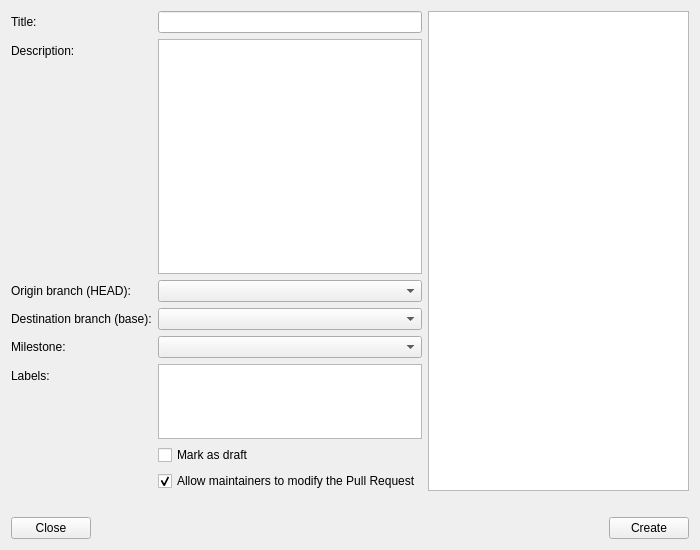
<?xml version="1.0" encoding="UTF-8"?>
<ui version="4.0">
 <class>CreatePullRequestDlg</class>
 <widget class="QFrame" name="CreatePullRequestDlg">
  <property name="geometry">
   <rect>
    <x>0</x>
    <y>0</y>
    <width>700</width>
    <height>550</height>
   </rect>
  </property>
  <property name="windowTitle">
   <string>Create Pull Request</string>
  </property>
  <layout class="QGridLayout" name="gridLayout">
   <item row="0" column="0">
    <layout class="QFormLayout" name="formLayout">
     <item row="0" column="0">
      <widget class="QLabel" name="label">
       <property name="text">
        <string>Title:</string>
       </property>
      </widget>
     </item>
     <item row="0" column="1">
      <widget class="QLineEdit" name="leTitle"/>
     </item>
     <item row="1" column="0">
      <widget class="QLabel" name="label_2">
       <property name="text">
        <string>Description:</string>
       </property>
      </widget>
     </item>
     <item row="1" column="1">
      <widget class="QTextEdit" name="teDescription"/>
     </item>
     <item row="2" column="0">
      <widget class="QLabel" name="label_3">
       <property name="text">
        <string>Origin branch (HEAD):</string>
       </property>
      </widget>
     </item>
     <item row="2" column="1">
      <widget class="QComboBox" name="cbOrigin"/>
     </item>
     <item row="3" column="0">
      <widget class="QLabel" name="label_4">
       <property name="text">
        <string>Destination branch (base):</string>
       </property>
      </widget>
     </item>
     <item row="3" column="1">
      <widget class="QComboBox" name="cbDestination"/>
     </item>
     <item row="4" column="0">
      <widget class="QLabel" name="label_6">
       <property name="text">
        <string>Milestone:</string>
       </property>
      </widget>
     </item>
     <item row="4" column="1">
      <widget class="QComboBox" name="cbMilesone"/>
     </item>
     <item row="5" column="0">
      <widget class="QLabel" name="label_7">
       <property name="text">
        <string>Labels:</string>
       </property>
      </widget>
     </item>
     <item row="5" column="1">
      <widget class="QListView" name="labelsListView">
       <property name="maximumSize">
        <size>
         <width>16777215</width>
         <height>75</height>
        </size>
       </property>
      </widget>
     </item>
     <item row="6" column="1">
      <widget class="CheckBox" name="chDraft">
       <property name="text">
        <string>Mark as draft</string>
       </property>
      </widget>
     </item>
     <item row="7" column="1">
      <widget class="CheckBox" name="chModify">
       <property name="text">
        <string>Allow maintainers to modify the Pull Request</string>
       </property>
       <property name="checked">
        <bool>true</bool>
       </property>
      </widget>
     </item>
    </layout>
   </item>
   <item row="2" column="0" colspan="2">
    <layout class="QHBoxLayout" name="horizontalLayout">
     <item>
      <widget class="QPushButton" name="pbClose">
       <property name="text">
        <string>Close</string>
       </property>
      </widget>
     </item>
     <item>
      <spacer name="horizontalSpacer">
       <property name="orientation">
        <enum>Qt::Horizontal</enum>
       </property>
       <property name="sizeHint" stdset="0">
        <size>
         <width>40</width>
         <height>20</height>
        </size>
       </property>
      </spacer>
     </item>
     <item>
      <widget class="QPushButton" name="pbCreate">
       <property name="text">
        <string>Create</string>
       </property>
      </widget>
     </item>
    </layout>
   </item>
   <item row="1" column="0">
    <spacer name="horizontalSpacer_2">
     <property name="orientation">
      <enum>Qt::Horizontal</enum>
     </property>
     <property name="sizeHint" stdset="0">
      <size>
       <width>40</width>
       <height>20</height>
      </size>
     </property>
    </spacer>
   </item>
   <item row="1" column="1">
    <spacer name="horizontalSpacer_3">
     <property name="orientation">
      <enum>Qt::Horizontal</enum>
     </property>
     <property name="sizeHint" stdset="0">
      <size>
       <width>40</width>
       <height>20</height>
      </size>
     </property>
    </spacer>
   </item>
   <item row="0" column="1">
    <widget class="QTextEdit" name="preview"/>
   </item>
  </layout>
 </widget>
 <customwidgets>
  <customwidget>
   <class>CheckBox</class>
   <extends>QCheckBox</extends>
   <header>CheckBox.h</header>
  </customwidget>
 </customwidgets>
 <tabstops>
  <tabstop>leTitle</tabstop>
  <tabstop>teDescription</tabstop>
  <tabstop>cbMilesone</tabstop>
  <tabstop>labelsListView</tabstop>
  <tabstop>chDraft</tabstop>
  <tabstop>chModify</tabstop>
  <tabstop>pbCreate</tabstop>
  <tabstop>pbClose</tabstop>
 </tabstops>
 <resources/>
 <connections/>
</ui>
